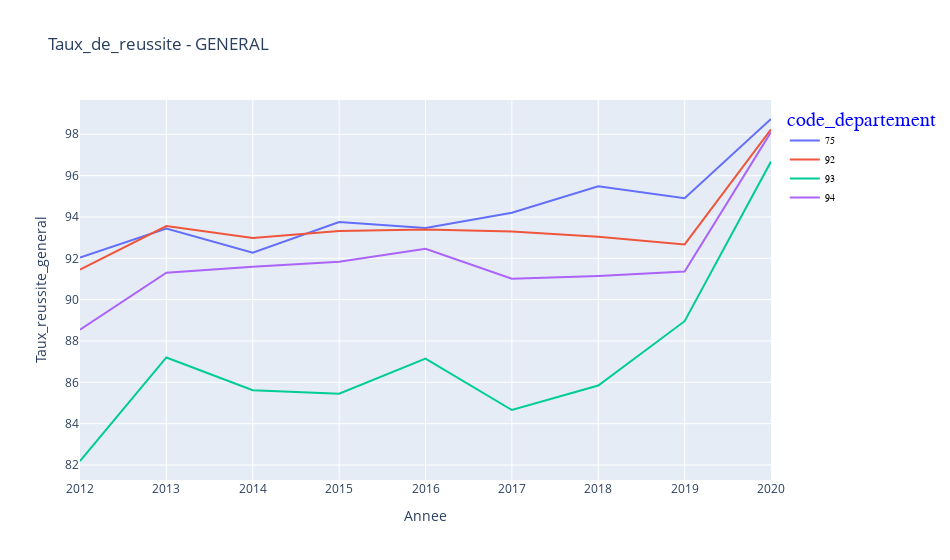

The notebook cell this image was saved under:
### Code cell
fig = px.line(df1_bac.groupby(['Annee','code_departement'])['Taux_reussite_general'].mean().reset_index(), x="Annee", y="Taux_reussite_general", color="code_departement", title='Taux_de_reussite - GENERAL', width=950, height=560)
fig.update_layout(legend =dict(font = dict(family = "Courier", size = 10, color = "black")),
                  legend_title = dict(font = dict(size = 20, color = "blue")))
fig.show()

### Figure 1 — Plotly figure (JSON) as saved in the notebook; plotly's stock layout.template omitted (floating-point values rounded to 4 significant figures)
{"data": [{"hovertemplate": "code_departement=75<br>Annee=%{x}<br>Taux_reussite_general=%{y}<extra></extra>", "legendgroup": "75", "line": {"color": "#636efa", "dash": "solid"}, "marker": {"symbol": "circle"}, "mode": "lines", "name": "75", "orientation": "v", "showlegend": true, "type": "scatter", "x": [2012, 2013, 2014, 2015, 2016, 2017, 2018, 2019, 2020], "xaxis": "x", "y": [92.04, 93.44, 92.27, 93.75, 93.47, 94.2, 95.48, 94.91, 98.74], "yaxis": "y"}, {"hovertemplate": "code_departement=92<br>Annee=%{x}<br>Taux_reussite_general=%{y}<extra></extra>", "legendgroup": "92", "line": {"color": "#EF553B", "dash": "solid"}, "marker": {"symbol": "circle"}, "mode": "lines", "name": "92", "orientation": "v", "showlegend": true, "type": "scatter", "x": [2012, 2013, 2014, 2015, 2016, 2017, 2018, 2019, 2020], "xaxis": "x", "y": [91.45, 93.56, 92.98, 93.32, 93.39, 93.29, 93.05, 92.67, 98.24], "yaxis": "y"}, {"hovertemplate": "code_departement=93<br>Annee=%{x}<br>Taux_reussite_general=%{y}<extra></extra>", "legendgroup": "93", "line": {"color": "#00cc96", "dash": "solid"}, "marker": {"symbol": "circle"}, "mode": "lines", "name": "93", "orientation": "v", "showlegend": true, "type": "scatter", "x": [2012, 2013, 2014, 2015, 2016, 2017, 2018, 2019, 2020], "xaxis": "x", "y": [82.19, 87.2, 85.62, 85.45, 87.15, 84.66, 85.85, 88.96, 96.68], "yaxis": "y"}, {"hovertemplate": "code_departement=94<br>Annee=%{x}<br>Taux_reussite_general=%{y}<extra></extra>", "legendgroup": "94", "line": {"color": "#ab63fa", "dash": "solid"}, "marker": {"symbol": "circle"}, "mode": "lines", "name": "94", "orientation": "v", "showlegend": true, "type": "scatter", "x": [2012, 2013, 2014, 2015, 2016, 2017, 2018, 2019, 2020], "xaxis": "x", "y": [88.54, 91.31, 91.6, 91.83, 92.46, 91.01, 91.14, 91.37, 98.11], "yaxis": "y"}], "layout": {"height": 560, "legend": {"font": {"color": "black", "family": "Courier", "size": 10}, "title": {"font": {"color": "blue", "size": 20}, "text": "code_departement"}, "tracegroupgap": 0}, "title": {"text": "Taux_de_reussite - GENERAL"}, "width": 950, "xaxis": {"anchor": "y", "autorange": true, "domain": [0, 1], "range": [2012, 2020], "title": {"text": "Annee"}, "type": "linear"}, "yaxis": {"anchor": "x", "autorange": true, "domain": [0, 1], "range": [81.27, 99.66], "title": {"text": "Taux_reussite_general"}, "type": "linear"}}}
